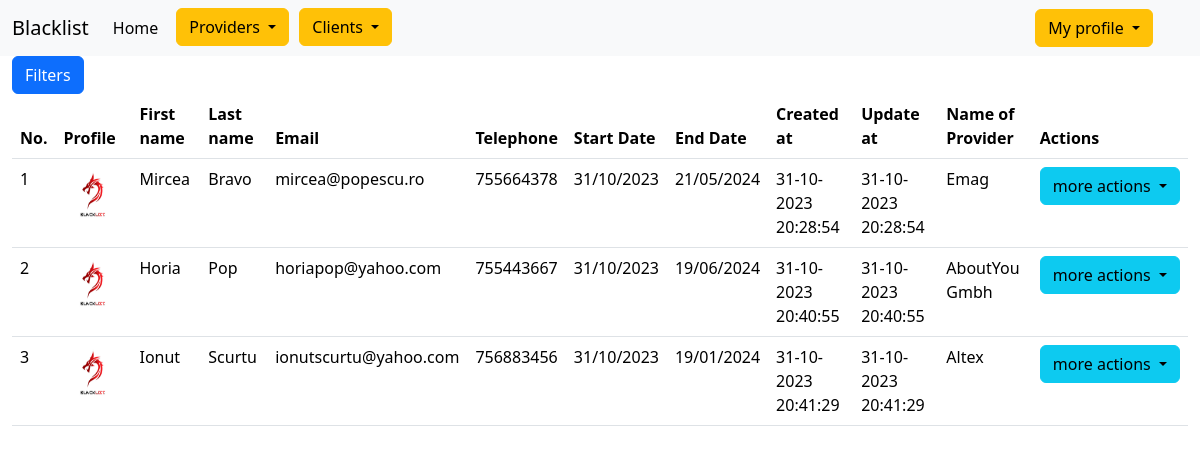
The app's page /list_clients/ (signed in) with its own data.
### client/models.py (models this page shows, shortened)
class Client(models.Model):
    first_name = models.CharField(max_length=31, null=True)
    last_name = models.CharField(max_length=30, null=True)
    email = models.EmailField(max_length=50, null=True)
    telephone = models.IntegerField(null=True)
    start_date = models.DateField(null=True)
    end_date = models.DateField(null=True)
    created_at = models.DateTimeField(auto_now_add=True, null=True)
    updated_at = models.DateTimeField(auto_now=True)
    profile = models.ImageField(upload_to='profiles/', null=True)
    provider = models.ForeignKey(Provider, on_delete=models.CASCADE, null=True)

### provider/models.py (models this page shows)
class Provider(models.Model):
    provider_name = models.CharField(max_length=50)
    cui = models.IntegerField()
    email = models.EmailField(max_length=50, null=True)
    description = models.TextField(max_length=300)
    created_at = models.DateTimeField(auto_now_add=True, null=True)
    updated_at = models.DateTimeField(auto_now=True)
    image = models.ImageField(upload_to='images/', null=True)
    user = models.ForeignKey(User, on_delete=models.CASCADE, null=True)
    def __str__(self):
        return f'{self.provider_name}'

### client/views.py (the view)
# urls.py: path('list_clients/', views.ClientListView.as_view(), name='list-of-clients'),
class ClientListView(LoginRequiredMixin, ListView):
    template_name = 'client/list_of_clients.html'
    model = Client
    context_object_name = 'all_clients'
    def get_queryset(self):
        return Client.objects.all()
    def get_context_data(self, **kwargs):
        context = super().get_context_data(**kwargs)
        my_clients = [client.id for client in Client.objects.filter(provider__user_id=self.request.user.id)]
        context['my_clients'] = my_clients
        get_all_clients = Client.objects.all()
        filters = ClientFilter(self.request.GET, queryset=get_all_clients)
        context['all_clients'] = filters.qs
        context['form_filters'] = filters.form
        return context

### Blacklist/context_processors.py (called while the page is built)
def get_all_memberships(request):
    return {'memberships': Membership.objects.all()}

def get_membership(request):
    if request.user.is_authenticated:
        try:
            memb = UserMembership.objects.get(user=request.user.id)
            return {'type': memb.membership.type,
                    'color': memb.membership.color,
                    'start_date': memb.start_date,
                    'end_date': memb.end_date
                    }
        except UserMembership.DoesNotExist:
            return {}
    else:
        return {}

### templates/client/list_of_clients.html (shortened to what this page needs)
{% extends 'base.html' %}
{% load static %}
{% block content %}
    <div class="container-fluid">
        <div class="row">
            <div class="col-md-12">
                <button type="button" class="btn btn-primary" data-bs-toggle="modal" data-bs-target="#exampleModal">
                    Filters
                </button>
            </div>
            <div class="col-md-12">
                {% if all_clients %}
                    <table class="table">
                        <thead>
                        <tr>
                            <th>No.</th>
                            <th>Profile</th>
                            <th>First name</th>
                            <th>Last name</th>
                            <th>Email</th>
                            <th>Telephone</th>
                            <th>Start Date</th>
                            <th>End Date</th>
                            <th>Created at</th>
                            <th>Update at</th>
                            <th>Name of Provider</th>
                            <th>Actions</th>
                        </tr>
                        </thead>
                        <tbody>
                        {% for client in all_clients %}
                            <tr>
                                <td>{{ forloop.counter }}</td>
                                <td>
                                    {% if client.image %}
                                        <img src="{{ client.image.url }}" width="60" height="60" alt="logo">
                                    {% else %}
                                        <img src="{% static 'media/images/logo.png' %}" width="60" height="60"
                                             alt="logo">
                                    {% endif %}
                                </td>
                                <td>{{ client.first_name }}</td>
                                <td>{{ client.last_name }}</td>
                                <td>{{ client.email }}</td>
                                <td>{{ client.telephone }}</td>
                                <td>{{ client.start_date|date:"d/m/Y" }}</td>
                                <td>{{ client.end_date|date:"d/m/Y" }}</td>
                                <td>{{ client.created_at|date:"d-m-Y H:i:s" }}</td>
                                <td>{{ client.updated_at|date:"d-m-Y H:i:s" }}</td>
                                <td>{{ client.provider }}</td>
                                <td>
                                    <div class="dropdown">
                                        <button class="btn btn-info dropdown-toggle" type="button"
                                                data-bs-toggle="dropdown" aria-expanded="false">
                                            more actions
                                        </button>
                                    </div>
                                </td>
                            </tr>
                        {% endfor %}
                        </tbody>
                    </table>
                {% else %}
                    <p class="text-center">No data available for display</p>
                {% endif %}
            </div>
        </div>
    </div>
{% endblock %}

### templates/base.html (shortened to what this page needs)
{% load static %}
<!DOCTYPE html>
<html lang="en">
<head>
    <link href="https://cdn.jsdelivr.net/npm/bootstrap@5.3.2/dist/css/bootstrap.min.css" rel="stylesheet"
>
    <link rel="stylesheet" href="{% static 'css/my_style.css' %}">
</head>
<body>
{% include 'navbar.html' %}
{% block content %} {% endblock %}
</body>
</html>

### templates/navbar.html (shortened to what this page needs)
<nav class="navbar navbar-expand-lg bg-body-tertiary">
    <div class="container-fluid">
        <a class="navbar-brand" href="{% url 'homepage' %}">Blacklist</a>
        <div class="collapse navbar-collapse" id="navbarSupportedContent" style="margin-right: 35px; ">
            <ul class="navbar-nav me-auto mb-2 mb-lg-0">
                <li class="nav-item">
                    <a class="nav-link active" style="margin-right: 10px" aria-current="page"
                       href="{% url 'homepage' %}">Home</a>
                </li>
                {% if user.is_authenticated %}
                    <div class="dropdown" data-bs-theme="dark">
                        <button class="btn btn-{{ color }} dropdown-toggle" style="margin-right: 10px;" type="button"
                                id="dropdownMenuButtonDark"
                                data-bs-toggle="dropdown" aria-expanded="false">
                            Providers
                        </button>
                    </div>
                    <div class="dropdown" data-bs-theme="dark">
                        <button class="btn btn-{{ color }} dropdown-toggle" type="button" id="dropdownMenuButtonDark"
                                data-bs-toggle="dropdown" aria-expanded="false">
                            Clients
                        </button>
                    </div>
                {% endif %}
            </ul>
            {% if user.is_authenticated %}
                <div class="btn-group dropdown" data-bs-theme="dark">
                    <button type="button" class="btn btn-{{ color }} dropdown-toggle" data-bs-toggle="dropdown"
                            aria-expanded="false">
                        My profile
                    </button>
                </div>
            {% else %}
                <div>
                    <a href="{% url 'login' %}" class="btn btn-outline-success">Login</a>
                    <a href="{% url 'homepage' %}#membership" class="btn btn-outline-secondary">Sign up</a>
                </div>
            {% endif %}
        </div>
    </div>
</nav>

### records on screen
Client: first_name "Mircea", last_name "Bravo", email "mircea@popescu.ro", telephone "755664378", start_date "31/10/2023", end_date "21/05/2024", created_at "31-10-2023 20:28:54", updated_at "31-10-2023 20:28:54", provider "Emag"
Client: first_name "Horia", last_name "Pop", email "horiapop@yahoo.com", telephone "755443667", start_date "31/10/2023", end_date "19/06/2024", created_at "31-10-2023 20:40:55", updated_at "31-10-2023 20:40:55", provider "AboutYou Gmbh"
Client: first_name "Ionut", last_name "Scurtu", email "ionutscurtu@yahoo.com", telephone "756883456", start_date "31/10/2023", end_date "19/01/2024", created_at "31-10-2023 20:41:29", updated_at "31-10-2023 20:41:29", provider "Altex"
